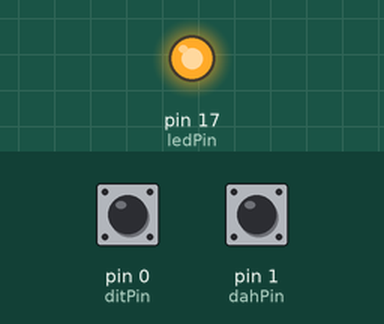
Recording of a sketch running on a simulated SparkFun Pro Micro, built with avr-gcc and run on an emulated ATmega32U4. Parts: output pins drawn as LEDs (lit = HIGH). Inputs (shaded band) come from the test bench; at power-on: pin 0 (ditPin) HIGH, pin 1 (dahPin) HIGH. USB keyboard and mouse output is not drawn.

Above: at 1.2 s.
1.3 s: pin 0 (ditPin) pulled LOW for 0.15 s
At 1.47 s:
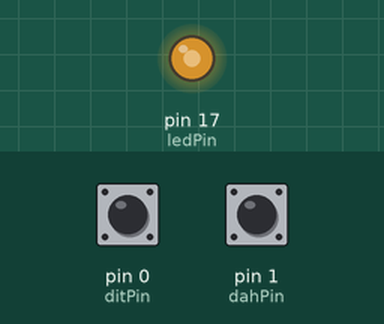
3.0 s: pin 1 (dahPin) pulled LOW for 0.15 s
At 4.4 s:
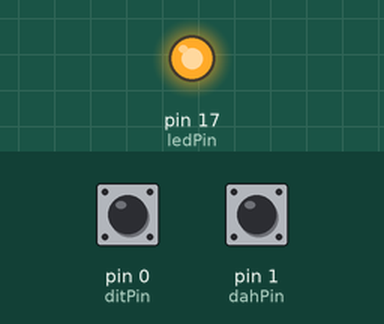
4.7 s: pin 1 (dahPin) pulled LOW for 3.2 s
At 6.0 s:
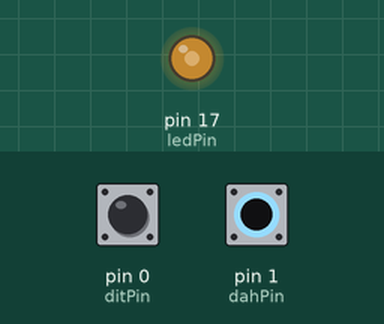
9.4 s: pin 0 (ditPin) pulled LOW for 3.2 s
At 13.2 s:
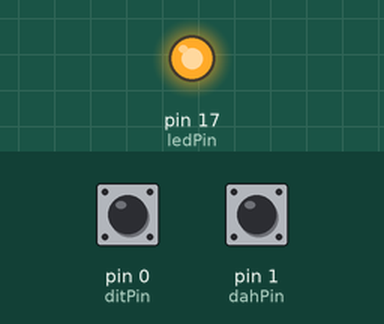
Timing chart, 0 to 14.7 s (numbered marks = the images above; inputs shaded):
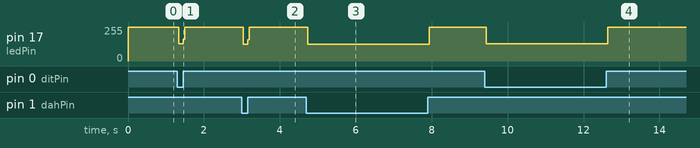

The sketch:

gboard-morse-keyer.ino
```cpp
//This code is specifically for sparkfun pro micro
//it's pretty much te same as a leonardo or arduino nano
//only important difference is with the LED pins
//there's no builtin LED on pin 13 (or anywhere)
//there's an "RX" led, bright yellow, on pin 17. Output is INVERTED.
//there's a "TX" led, dim green, accessed by macros TXLED1 and TXLED0.
//if you're using a different board, rewrite the LEDs or disable them.

#include "Keyboard.h"

#define ditPin 0
#define dahPin 1

//used for display
#define ledPin 17 //specific to sparkfun pro micro
volatile boolean diting, dahing;

void setup()
{

  //display
  diting = false;
  dahing = false;
  pinMode(ledPin, OUTPUT);
  digitalWrite(ledPin, LOW);

  Keyboard.begin(); //Init keyboard emulation

  pinMode(ditPin, INPUT_PULLUP);
  pinMode(dahPin, INPUT_PULLUP);

  attachInterrupt(digitalPinToInterrupt(ditPin), dit, CHANGE);
  attachInterrupt(digitalPinToInterrupt(dahPin), dah, CHANGE);

}

void loop()
{
  //this loop's execution time is sufficient to debounce the switches.
  //delay(100);

  if (diting) {
    digitalWrite(ledPin, LOW); //inverted - LOW is on, specific to sparkfun pro micro
    Keyboard.press('.');
  } else {
    digitalWrite(ledPin, HIGH);
    Keyboard.release('.');
  }

  if (dahing) {
    digitalWrite(ledPin, LOW); //inverted - LOW is on, specific to sparkfun pro micro
    Keyboard.press('-');
  } else {
    digitalWrite(ledPin, HIGH);
    Keyboard.release('-');
  }

}

void dit() {
  diting = !digitalRead(ditPin); //inverted because INPUT_PULLUP
}

void dah() {
  dahing = !digitalRead(dahPin); //inverted because INPUT_PULLUP
}
```

Measured:
- after the input at 1.3 s, pin 17 (ledPin): 255/255 → 130/255 at once, → 255/255 0.12 s later
- after the input at 3.0 s, pin 17 (ledPin): 255/255 → 124/255 at once, → 255/255 0.12 s later
- after the input at 4.7 s, pin 17 (ledPin): 255/255 → 124/255 at once, → 255/255 3.2 s later
- after the input at 9.4 s, pin 17 (ledPin): 255/255 → 130/255 at once, → 255/255 3.2 s later
